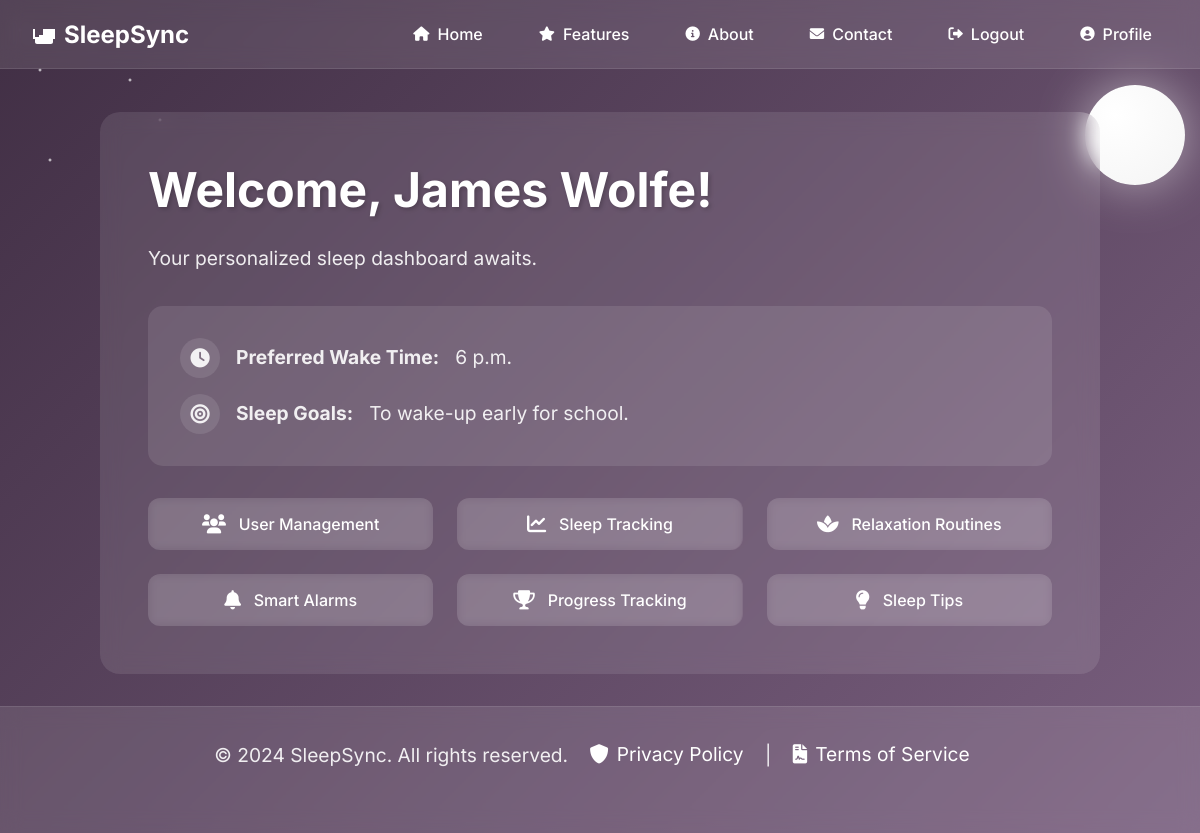
Before: /tracker/ (signed in) with the older database file.
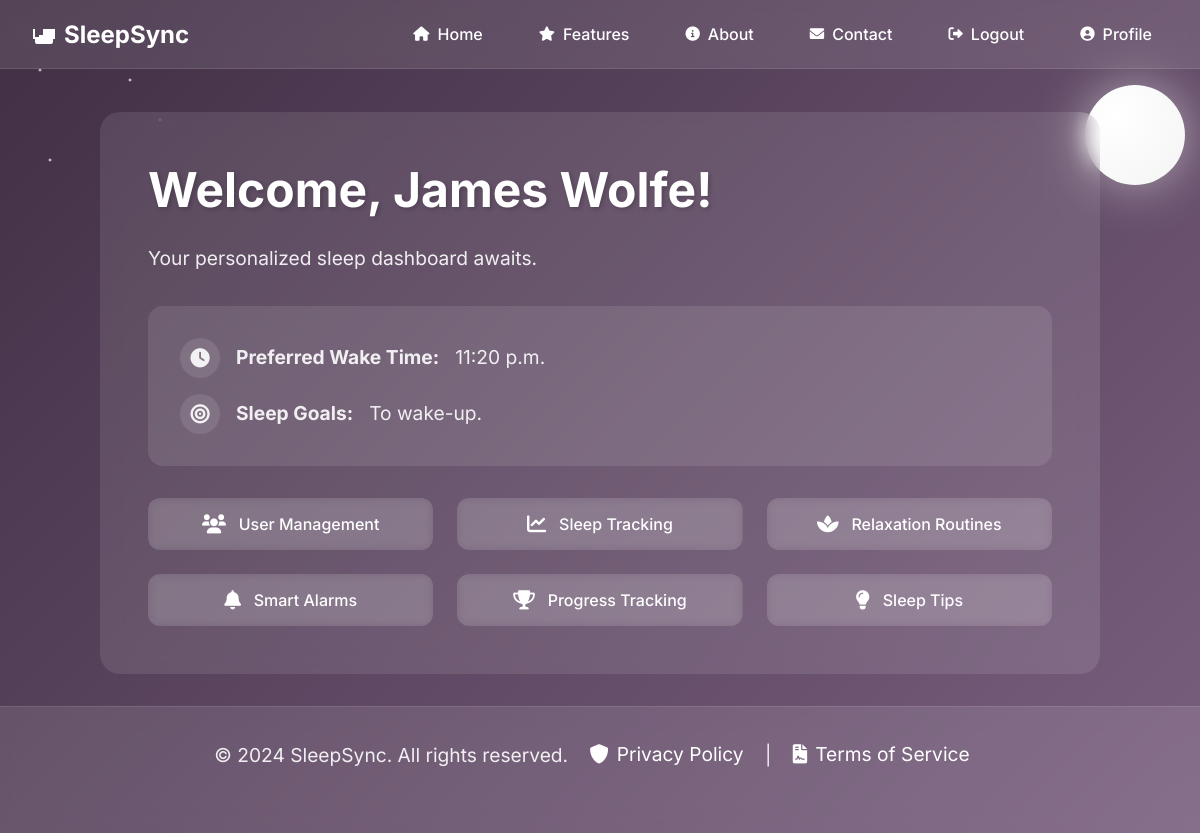
After: the same page with the newer database file.
### tracker/models.py (models this page shows, shortened)
class User(AbstractBaseUser):
    userID = models.AutoField(primary_key=True)  # Explicitly define the primary key
    email = models.EmailField(unique=True)
    first_name = models.CharField(max_length=30, blank=True)
    last_name = models.CharField(max_length=30, blank=True)
    name = models.CharField(max_length=100, blank=True)
    preferredWakeTime = models.TimeField(null=True, blank=True)
    wake_time = models.TimeField(null=True, blank=True)
    sleepGoals = models.TextField(blank=True)
    is_active = models.BooleanField(default=True)
    is_staff = models.BooleanField(default=False)
    objects = UserManager()
    USERNAME_FIELD = 'email'
    REQUIRED_FIELDS = ['first_name', 'last_name']

### tracker/views.py (the view)
# urls.py: path('', views.landing_page, name='landing_page'),
def landing_page(request):
    return render(request, 'tracker/landing_page.html')

### tracker/templates/tracker/landing_page.html (shortened to what this page needs)
<!DOCTYPE html>
<html lang="en">
<head>
    <link rel="stylesheet" href="https://cdnjs.cloudflare.com/ajax/libs/font-awesome/6.0.0/css/all.min.css">
</head>
<body>
    <nav class="nav-bar">
        <div class="nav-content">
            <a href="#" class="nav-logo">
                <svg viewBox="0 0 24 24">
                    <path d="M19 7h-8v8H3V7H1v10h2v3c0 1.1.9 2 2 2h14c1.1 0 2-.9 2-2v-3h2V7h-2zM7 19h10v-6H7v6z"/>
                </svg>
                SleepSync
            </a>
            <div class="nav-links">
                <a href="#"><i class="fas fa-home"></i> Home</a>
                <a href="{% url 'features' %}"><i class="fas fa-star"></i> Features</a>
                <a href="{% url 'about' %}"><i class="fas fa-info-circle"></i> About</a>
                <a href="{% url 'contacts' %}"><i class="fas fa-envelope"></i> Contact</a>
                {% if user.is_authenticated %}
                    <a href="{% url 'logout' %}"><i class="fas fa-sign-out-alt"></i> Logout</a>
                    <a href="{% url 'profile' %}"><i class="fas fa-user-circle"></i> Profile</a>
                {% else %}
                    <a href="{% url 'login' %}"><i class="fas fa-sign-in-alt"></i> Login</a>
                {% endif %}
            </div>
        </div>
    </nav>
    <div class="stars"></div>
    <div class="moon"></div>
    <div class="hero-section">
        <div class="hero-content">
            {% if user.is_authenticated %}
                <h1>Welcome, {{ user.first_name }} {{ user.last_name }}!</h1>
                <p>Your personalized sleep dashboard awaits.</p>
                <div class="user-info">
                    <p><i class="fas fa-clock"></i> <strong>Preferred Wake Time:</strong> {{ user.preferredWakeTime }}</p>
                    <p><i class="fas fa-bullseye"></i> <strong>Sleep Goals:</strong> {{ user.sleepGoals }}</p>
                </div>
                <div class="button-container">
                    <a href="{% url 'user_list' %}" class="button">
                        <i class="fas fa-users"></i> User Management
                    </a>
                    <a href="{% url 'sleeptrack_list' %}" class="button">
                        <i class="fas fa-chart-line"></i> Sleep Tracking
                    </a>
                    <a href="{% url 'routine_list' %}" class="button">
                        <i class="fas fa-spa"></i> Relaxation Routines
                    </a>
                    <a href="{% url 'alarm_list' %}" class="button">
                        <i class="fas fa-bell"></i> Smart Alarms
                    </a>
                    <a href="{% url 'progress_list' %}" class="button">
                        <i class="fas fa-trophy"></i> Progress Tracking
                    </a>
                    <a href="{% url 'sleep_tips' %}" class="button">
                        <i class="fas fa-lightbulb"></i> Sleep Tips
                    </a>
                </div>
            {% endif %}
        </div>
    </div>
    <footer>
        <p>
            © 2024 SleepSync. All rights reserved.
            <a href="{% url 'privacy_policy' %}"><i class="fas fa-shield-alt"></i> Privacy Policy</a> |
            <a href="{% url 'terms_of_service' %}"><i class="fas fa-file-contract"></i> Terms of Service</a>
        </p>
    </footer>
</body>
</html>

Changed rows visible on the page:
changed User "James": preferredWakeTime "6 p.m." → "11:20 p.m."; sleepGoals "To wake-up early for school." → "To wake-up."
